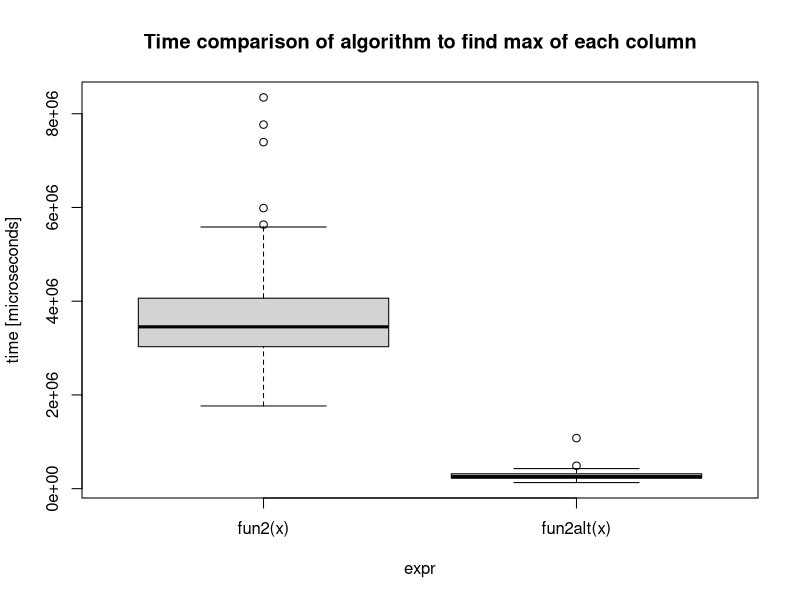

Generate this figure with R: (Note: this script raises an error after producing the figure.)
## ---- chunk 1
fun1 <- function(n = 100, k = 4, lambda = 4) {
  x <- NULL
  
  for (i in 1:n)
    x <- rbind(x, rpois(k, lambda))
  
  return(x)
}

fun1alt <- function(n = 100, k = 4, lambda = 4) {
  matrix(rpois(n * k, lambda), nrow = n)
}

# Benchmarking
microbenchmark::microbenchmark(
  fun1(),
  fun1alt()
)
## ---- chunk 2
# Data Generating Process (10 x 10,000 matrix)
set.seed(1234)
x <- matrix(rnorm(1e4), nrow=10)

# Find each column's max value
fun2 <- function(x) {
  apply(x, 2, max)
}

fun2alt <- function(x) {
  x[cbind(max.col(t(x)),1:ncol(x))]
}

# Benchmarking
bench2 <- microbenchmark::microbenchmark(
  fun2(x),
  fun2alt(x)
)
bench2
## ---- chunk 3
plot(bench2, ylab = "time [microseconds]", main="Time comparison of algorithm to find max of each column")
## ---- chunk 4
library(parallel)
my_boot <- function(dat, stat, R, ncpus = 1L) {
  
  # Getting the random indices
  n <- nrow(dat)
  idx <- matrix(sample.int(n, n*R, TRUE), nrow=n, ncol=R)
 
  # Making the cluster using `ncpus`
  # STEP 1: GOES HERE
  cl <- makePSOCKcluster(ncpus)
  
  # STEP 2: GOES HERE
  clusterExport(cl, varlist = c("idx", "dat", "stat"), envir = environment())
  
  # STEP 3: THIS FUNCTION NEEDS TO BE REPLACED WITH parLapply
  ans <- parLapply(cl, seq_len(R), function(i) {
    stat(dat[idx[,i], , drop=FALSE])
  })
  
  # Coercing the list into a matrix
  ans <- do.call(rbind, ans)
  
  # STEP 4: GOES HERE
  stopCluster(cl)
  ans
}
## ---- chunk 5
# Bootstrap of a linear regression model
my_stat <- function(d) coef(lm(y~x, data = d))

# DATA SIM
set.seed(1)
n <- 500 
R <- 1e4
x <- cbind(rnorm(n)) 
y <- x*5 + rnorm(n)
d <- data.frame(x,y)

# Check if we get something similar as lm
cat("OLS CIS\n")
ans0 <- confint(lm(y ~ x))
ans0
ans1 <- my_boot(d, my_stat, R, ncpus = 4)
cat("Bootstrap CIS\n")
apply(ans1, 2, quantile, probs = c(0.025, 0.975))
## ---- chunk 6
# your code here

bench3 <- microbenchmark::microbenchmark(
  my_boot(d, my_stat, R, ncpus = 1L),
  my_boot(d, my_stat, R, ncpus = 8L),
  times = 5L
)
bench3
